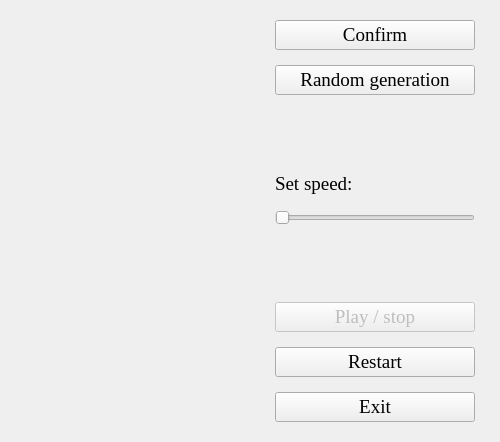
<?xml version="1.0" encoding="UTF-8"?>
<ui version="4.0">
 <class>PaintWidget</class>
 <widget class="QWidget" name="PaintWidget">
  <property name="geometry">
   <rect>
    <x>0</x>
    <y>0</y>
    <width>500</width>
    <height>442</height>
   </rect>
  </property>
  <property name="sizePolicy">
   <sizepolicy hsizetype="Fixed" vsizetype="Fixed">
    <horstretch>0</horstretch>
    <verstretch>0</verstretch>
   </sizepolicy>
  </property>
  <property name="minimumSize">
   <size>
    <width>100</width>
    <height>0</height>
   </size>
  </property>
  <property name="sizeIncrement">
   <size>
    <width>0</width>
    <height>0</height>
   </size>
  </property>
  <property name="windowTitle">
   <string>Game of Live</string>
  </property>
  <layout class="QHBoxLayout" name="horizontalLayout">
   <property name="leftMargin">
    <number>20</number>
   </property>
   <property name="topMargin">
    <number>20</number>
   </property>
   <property name="rightMargin">
    <number>25</number>
   </property>
   <property name="bottomMargin">
    <number>20</number>
   </property>
   <item>
    <spacer name="horizontalSpacer">
     <property name="orientation">
      <enum>Qt::Horizontal</enum>
     </property>
     <property name="sizeHint" stdset="0">
      <size>
       <width>5000</width>
       <height>20</height>
      </size>
     </property>
    </spacer>
   </item>
   <item>
    <layout class="QVBoxLayout" name="verticalLayout_2">
     <property name="spacing">
      <number>15</number>
     </property>
     <item>
      <widget class="QPushButton" name="confirmButton">
       <property name="sizePolicy">
        <sizepolicy hsizetype="Maximum" vsizetype="Maximum">
         <horstretch>0</horstretch>
         <verstretch>0</verstretch>
        </sizepolicy>
       </property>
       <property name="minimumSize">
        <size>
         <width>200</width>
         <height>30</height>
        </size>
       </property>
       <property name="maximumSize">
        <size>
         <width>200</width>
         <height>30</height>
        </size>
       </property>
       <property name="font">
        <font>
         <family>Times New Roman</family>
         <pointsize>14</pointsize>
        </font>
       </property>
       <property name="text">
        <string>Confirm</string>
       </property>
      </widget>
     </item>
     <item>
      <widget class="QPushButton" name="randomButton">
       <property name="sizePolicy">
        <sizepolicy hsizetype="Maximum" vsizetype="Maximum">
         <horstretch>0</horstretch>
         <verstretch>0</verstretch>
        </sizepolicy>
       </property>
       <property name="minimumSize">
        <size>
         <width>200</width>
         <height>30</height>
        </size>
       </property>
       <property name="maximumSize">
        <size>
         <width>200</width>
         <height>30</height>
        </size>
       </property>
       <property name="font">
        <font>
         <family>Times New Roman</family>
         <pointsize>14</pointsize>
        </font>
       </property>
       <property name="text">
        <string>Random generation</string>
       </property>
      </widget>
     </item>
     <item>
      <spacer name="verticalSpacer_2">
       <property name="orientation">
        <enum>Qt::Vertical</enum>
       </property>
       <property name="sizeHint" stdset="0">
        <size>
         <width>20</width>
         <height>40</height>
        </size>
       </property>
      </spacer>
     </item>
     <item>
      <widget class="QLabel" name="label">
       <property name="font">
        <font>
         <family>Times New Roman</family>
         <pointsize>14</pointsize>
        </font>
       </property>
       <property name="text">
        <string>Set speed:</string>
       </property>
      </widget>
     </item>
     <item>
      <widget class="QSlider" name="horizontalSlider">
       <property name="minimum">
        <number>1</number>
       </property>
       <property name="maximum">
        <number>20</number>
       </property>
       <property name="pageStep">
        <number>20</number>
       </property>
       <property name="orientation">
        <enum>Qt::Horizontal</enum>
       </property>
      </widget>
     </item>
     <item>
      <spacer name="verticalSpacer">
       <property name="orientation">
        <enum>Qt::Vertical</enum>
       </property>
       <property name="sizeHint" stdset="0">
        <size>
         <width>20</width>
         <height>40</height>
        </size>
       </property>
      </spacer>
     </item>
     <item>
      <widget class="QPushButton" name="pauseButton">
       <property name="enabled">
        <bool>false</bool>
       </property>
       <property name="sizePolicy">
        <sizepolicy hsizetype="Maximum" vsizetype="Maximum">
         <horstretch>0</horstretch>
         <verstretch>0</verstretch>
        </sizepolicy>
       </property>
       <property name="minimumSize">
        <size>
         <width>200</width>
         <height>30</height>
        </size>
       </property>
       <property name="maximumSize">
        <size>
         <width>200</width>
         <height>30</height>
        </size>
       </property>
       <property name="font">
        <font>
         <family>Times New Roman</family>
         <pointsize>14</pointsize>
        </font>
       </property>
       <property name="text">
        <string>Play / stop</string>
       </property>
      </widget>
     </item>
     <item>
      <widget class="QPushButton" name="clearButton">
       <property name="sizePolicy">
        <sizepolicy hsizetype="Maximum" vsizetype="Maximum">
         <horstretch>0</horstretch>
         <verstretch>0</verstretch>
        </sizepolicy>
       </property>
       <property name="minimumSize">
        <size>
         <width>200</width>
         <height>30</height>
        </size>
       </property>
       <property name="maximumSize">
        <size>
         <width>200</width>
         <height>30</height>
        </size>
       </property>
       <property name="font">
        <font>
         <family>Times New Roman</family>
         <pointsize>14</pointsize>
        </font>
       </property>
       <property name="text">
        <string>Restart</string>
       </property>
      </widget>
     </item>
     <item>
      <widget class="QPushButton" name="exitButton">
       <property name="sizePolicy">
        <sizepolicy hsizetype="Maximum" vsizetype="Maximum">
         <horstretch>0</horstretch>
         <verstretch>0</verstretch>
        </sizepolicy>
       </property>
       <property name="minimumSize">
        <size>
         <width>200</width>
         <height>30</height>
        </size>
       </property>
       <property name="maximumSize">
        <size>
         <width>200</width>
         <height>30</height>
        </size>
       </property>
       <property name="font">
        <font>
         <family>Times New Roman</family>
         <pointsize>14</pointsize>
        </font>
       </property>
       <property name="text">
        <string>Exit</string>
       </property>
      </widget>
     </item>
    </layout>
   </item>
  </layout>
 </widget>
 <layoutdefault spacing="6" margin="11"/>
 <resources/>
 <connections/>
</ui>
